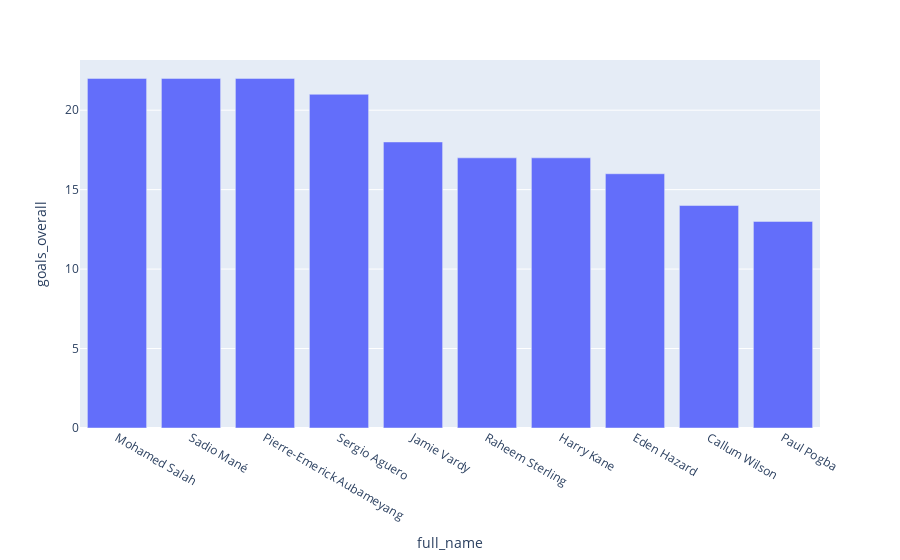

The cell this chart's notebook holds for it:
### Code cell
#top10 cầu thủ ghi bàn nhiều nhất của mùa giải
top10players_goals = player_appeared.sort_values(by='goals_overall', ascending=False).head(10)
fig = px.bar(top10players_goals, x='full_name', y='goals_overall')
fig.show()

### Figure 1 — Plotly figure (JSON) as saved in the notebook; plotly's stock layout.template omitted (floating-point values rounded to 4 significant figures)
{"data": [{"alignmentgroup": "True", "hovertemplate": "full_name=%{x}<br>goals_overall=%{y}<extra></extra>", "legendgroup": "", "marker": {"color": "#636efa", "pattern": {"shape": ""}}, "name": "", "offsetgroup": "", "orientation": "v", "showlegend": false, "textposition": "auto", "type": "bar", "x": ["Mohamed Salah", "Sadio Mané", "Pierre-Emerick Aubameyang", "Sergio Aguero", "Jamie Vardy", "Raheem Sterling", "Harry Kane", "Eden Hazard", "Callum Wilson", "Paul Pogba"], "xaxis": "x", "y": [22, 22, 22, 21, 18, 17, 17, 16, 14, 13], "yaxis": "y"}], "layout": {"barmode": "relative", "legend": {"tracegroupgap": 0}, "margin": {"t": 60}, "xaxis": {"anchor": "y", "domain": [0, 1], "title": {"text": "full_name"}}, "yaxis": {"anchor": "x", "domain": [0, 1], "title": {"text": "goals_overall"}}}}
